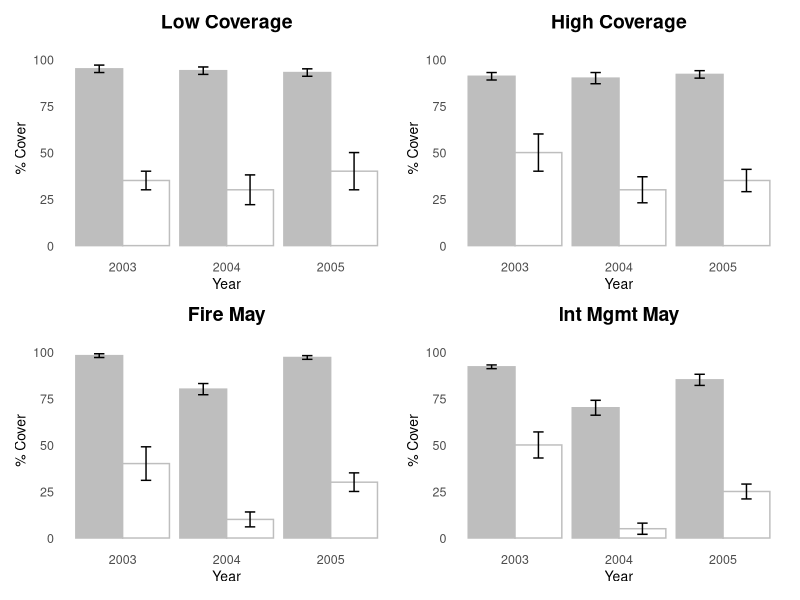

Write the R code that produced this figure.
# Load packages
library(ggplot2)
library(patchwork)

# Create example data
df <- data.frame(
  Year = rep(c(2003, 2004, 2005), times = 2 * 4),
  Cover = c(95, 94, 93, 35, 30, 40,     # Panel A
            91, 90, 92, 50, 30, 35,     # Panel B
            98, 80, 97, 40, 10, 30,     # Panel C
            92, 70, 85, 50, 5, 25),     # Panel D
  SE = c(2, 2, 2, 5, 8, 10,
         2, 3, 2, 10, 7, 6,
         1, 3, 1, 9, 4, 5,
         1, 4, 3, 7, 3, 4),
  Group = rep(c("Black", "White"), each = 3, times = 4),
  Panel = rep(c("Low Coverage", "High Coverage", "Fire May", "Int Mgmt May"), each = 6)
)

# Function to create individual panel
make_panel_plot <- function(panel_id) {
  dat <- subset(df, Panel == panel_id)
  
  ggplot(dat, aes(x = factor(Year), y = Cover, fill = Group)) +
    geom_bar(stat = "identity", position = position_dodge(0.9), color = "grey") +
    geom_errorbar(aes(ymin = Cover - SE, ymax = Cover + SE),
                  position = position_dodge(0.9), width = 0.2) +
    scale_fill_manual(values = c("Black" = "grey", "White" = "white")) +
    labs(x = "Year", y = "% Cover") +
    ylim(0, 105) +
    ggtitle(panel_id) +  # Use ggtitle for top-centered panel labels
    theme_minimal(base_size = 10) +
    theme(
      legend.position = "none",
      panel.grid = element_blank(),
      plot.title = element_text(hjust = 0.5, size = 14, face = "bold"), # centered
      axis.title = element_text(size = 10),
      axis.text = element_text(size = 9),
      plot.margin = margin(5, 5, 5, 5)
    )
}

# Create each panel
pA <- make_panel_plot("Low Coverage")
pB <- make_panel_plot("High Coverage")
pC <- make_panel_plot("Fire May")
pD <- make_panel_plot("Int Mgmt May")

# Combine plots in 2x2 layout with patchwork
final_plot <- (pA + pB) / (pC + pD)

# Show the plot
print(final_plot)
